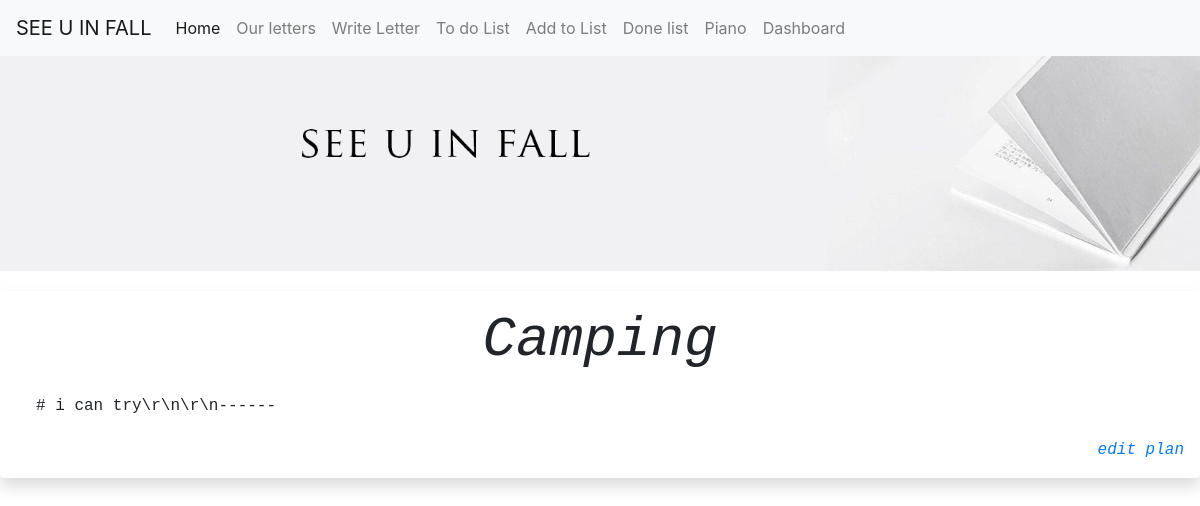
Before: /letters/todoPlan/6/ with the older database file.
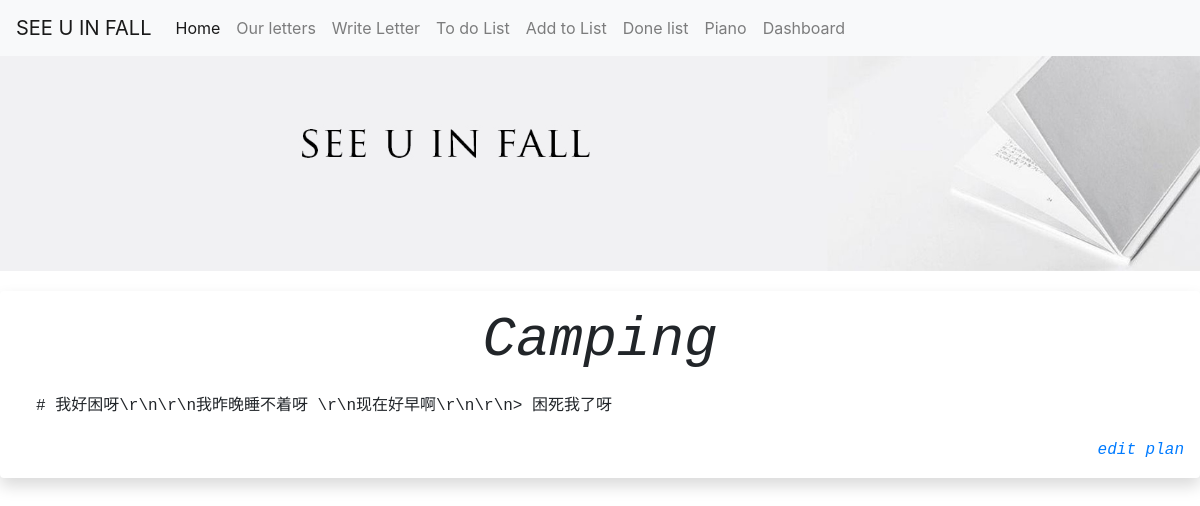
After: the same page with the newer database file.
### letters/models.py (models this page shows)
class Todo(models.Model):
    content = models.CharField(max_length=20000)
    plan_md = models.CharField(max_length=20000,blank=True)
    pub_date = models.DateTimeField('date published')
    hasChecked = models.BooleanField()
    check_date = models.DateTimeField('date checked',blank=True)
    hasDeleted = models.BooleanField(default=False)

### letters/views.py (the view)
# urls.py: path('todoPlan/<int:todo_id>/',views.todoPlan,name="todoPlan"),
def todoPlan(request,todo_id):
    todo = Todo.objects.get(pk=todo_id)
    context = {
        'todo' : todo,
    }
    return render(request, 'letters/todoPlan.html', context)

### letters/templates/letters/todoPlan.html (shortened to what this page needs)
{% include "letters/base.html" %}
<div class="container-fluid shadow p-3 mb-5 bg-white rounded text-monospace">
    <div class="display-4 font-italic text-center">{{ todo.content }}</div>
    <div class = "font-weight-light" id="context" style="margin:20px">
        {{todo.plan_md}}
    </div>
<div id="footer" class="font-italic text-right" >
    <a href="{% url 'letters:makeToDoPlanView' todo.id%}">edit plan</a>
</div>
</div>

Changed rows visible on the page:
changed Todo "Camping": plan_md "# i can try\\r\\n\\r\\n------" → "# 我好困呀\\r\\n\\r\\n我昨晚睡不着呀 \\r\\n现在好早啊\\r\\n\\r\\n> 困死我了呀"
